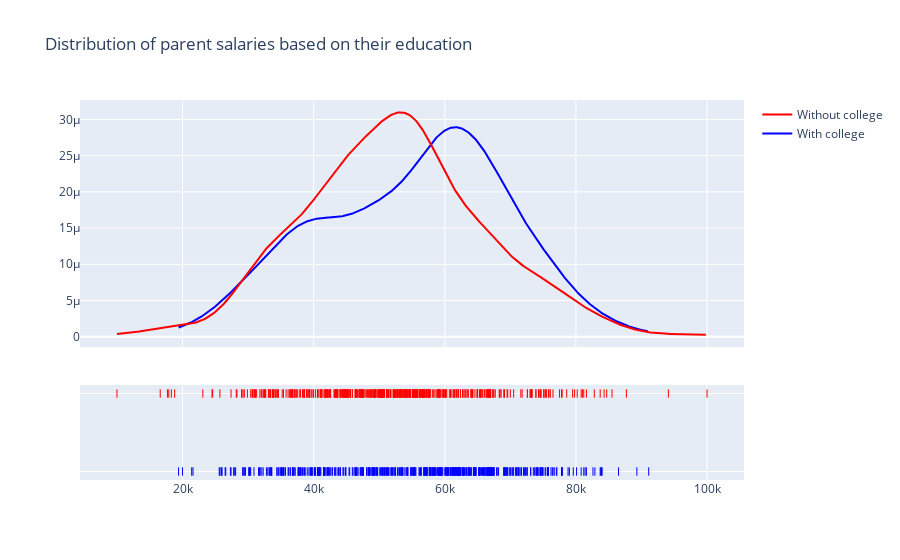

Notebook source saved alongside this figure:
### Markdown cell above
For a better understanding of the impact of college in a person's income, we also explored this relationship (as seen in the figure below) and as expected, the parents with a diploma tend to have a higher income.

### Code cell
parent_college =  df[df['parent_was_in_college'] == True]['parent_salary']
parent_wo_college =  df[df['parent_was_in_college'] == False]['parent_salary']

fig = ff.create_distplot([parent_college,parent_wo_college],
                         ['With college','Without college'], 
                         show_hist=False, 
                         colors=['blue','red'])
fig.update_layout(title_text='Distribution of parent salaries based on their education')
fig.show()

### Figure 1 — Plotly figure (JSON) as saved in the notebook; plotly's stock layout.template omitted (floating-point values rounded to 4 significant figures; data arrays with more than 128 entries replaced by an {"elided": "..."} marker saying what was removed)
{"data": [{"legendgroup": "With college", "marker": {"color": "blue"}, "mode": "lines", "name": "With college", "showlegend": true, "type": "scatter", "x": {"elided": "500 float values"}, "xaxis": "x", "y": {"elided": "500 float values"}, "yaxis": "y"}, {"legendgroup": "Without college", "marker": {"color": "red"}, "mode": "lines", "name": "Without college", "showlegend": true, "type": "scatter", "x": {"elided": "500 int values"}, "xaxis": "x", "y": {"elided": "500 float values"}, "yaxis": "y"}, {"legendgroup": "With college", "marker": {"color": "blue", "symbol": "line-ns-open"}, "mode": "markers", "name": "With college", "showlegend": false, "type": "scatter", "x": {"elided": "520 int values"}, "xaxis": "x", "y": {"elided": "520 str values"}, "yaxis": "y2"}, {"legendgroup": "Without college", "marker": {"color": "red", "symbol": "line-ns-open"}, "mode": "markers", "name": "Without college", "showlegend": false, "type": "scatter", "x": {"elided": "480 int values"}, "xaxis": "x", "y": {"elided": "480 str values"}, "yaxis": "y2"}], "layout": {"barmode": "overlay", "hovermode": "closest", "legend": {"traceorder": "reversed"}, "title": {"text": "Distribution of parent salaries based on their education"}, "xaxis": {"anchor": "y2", "domain": [0, 1], "zeroline": false}, "yaxis": {"anchor": "free", "domain": [0.35, 1], "position": 0}, "yaxis2": {"anchor": "x", "domain": [0, 0.25], "dtick": 1, "showticklabels": false}}}
